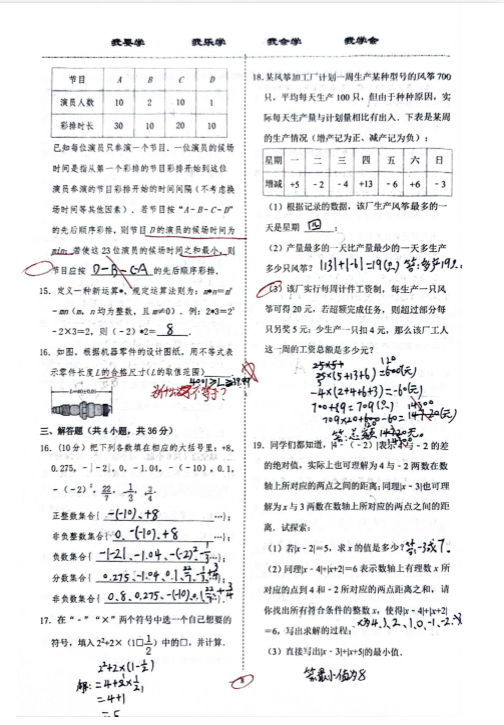
#> input picture resources/1.png, 504 x 725 px
$ python -i color_analysis.py   (imports and definitions only)
#> lines starting #> are read from the running program, lines starting #| are printed output that depends on the picture; after the words box and inside, x2 and y2 are one past the last pixel; in counts of white or black regions, pixels touching at a corner belong together
#> further down, picture is the input picture: shape (725, 504, 3); mean B, G, R 239.2, 238.6, 238.4
import cv2
import numpy as np
from typing import List, Dict, Tuple, Any
import logging

# 配置日志
# [1 line not run here, left out]
logger = logging.getLogger(__name__)

class ColorAnalyzer:
    """分析图像中的颜色，特别是手写笔迹的颜色"""

    # 定义常见笔迹颜色的HSV范围
    COLOR_RANGES = {
        "blue": {"lower": np.array([100, 50, 50]), "upper": np.array([130, 255, 255])},
        "red1": {"lower": np.array([0, 50, 50]), "upper": np.array([10, 255, 255])},
        "red2": {"lower": np.array([170, 50, 50]), "upper": np.array([180, 255, 255])},
        "green": {"lower": np.array([40, 50, 50]), "upper": np.array([80, 255, 255])},
        "black": {"lower": np.array([0, 0, 0]), "upper": np.array([180, 255, 30])},
    }

    def __init__(self):
        """初始化颜色分析器"""
        pass

    # [28 lines left out: function identify_color, not called in this run]

    def analyze_image_colors(self, image: np.ndarray) -> Dict[str, float]:
        """
        分析图像中的主要颜色分布

        Args:
            image: OpenCV格式的图像

        Returns:
            各种颜色的百分比字典
        """
        try:
            # 转换为HSV
            hsv_img = cv2.cvtColor(image, cv2.COLOR_BGR2HSV)
#> hsv_img: shape (725, 504, 3); mean H, S, V 43.9, 2.6, 239.6

            # 创建颜色计数字典
            color_counts = {"blue": 0, "red": 0, "green": 0, "black": 0, "unknown": 0}
            total_pixels = image.shape[0] * image.shape[1]
#> total_pixels = 365400

            # 检测蓝色
            blue_mask = cv2.inRange(hsv_img, self.COLOR_RANGES["blue"]["lower"], self.COLOR_RANGES["blue"]["upper"])
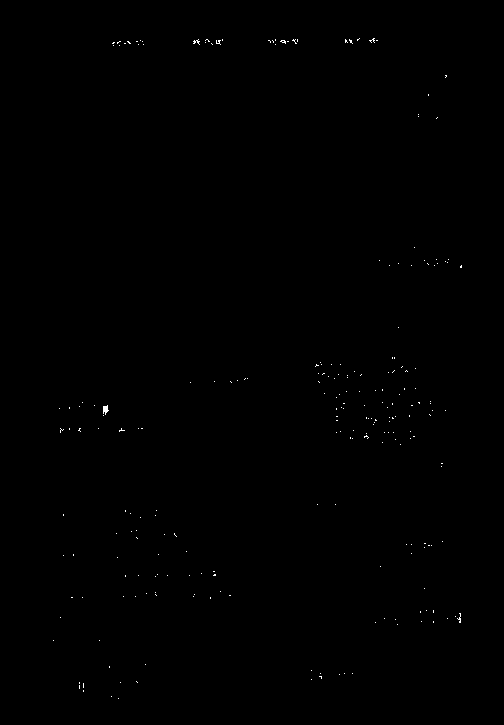
#> blue_mask: shape (725, 504); 0.14% white in thin lines or dots, all inside (x1, y1, x2, y2) = (53, 38, 462, 699)
            color_counts["blue"] = cv2.countNonZero(blue_mask)

            # 检测红色（两个范围）
            red_mask1 = cv2.inRange(hsv_img, self.COLOR_RANGES["red1"]["lower"], self.COLOR_RANGES["red1"]["upper"])
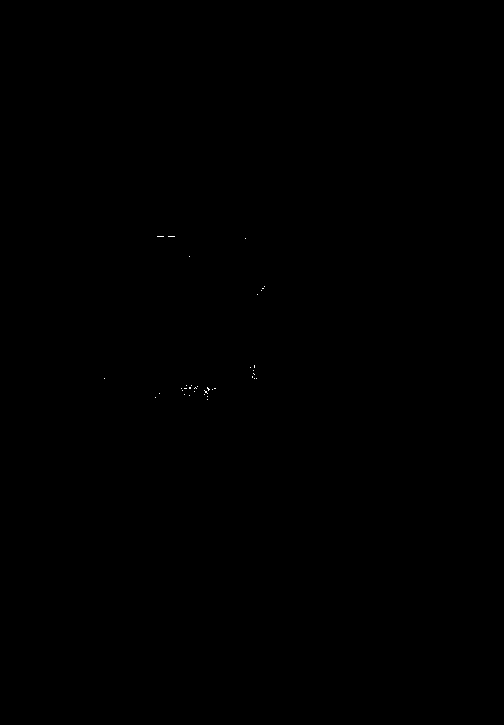
#> red_mask1: shape (725, 504); 0.02% white in thin lines or dots, all inside (x1, y1, x2, y2) = (104, 236, 265, 400)
            red_mask2 = cv2.inRange(hsv_img, self.COLOR_RANGES["red2"]["lower"], self.COLOR_RANGES["red2"]["upper"])
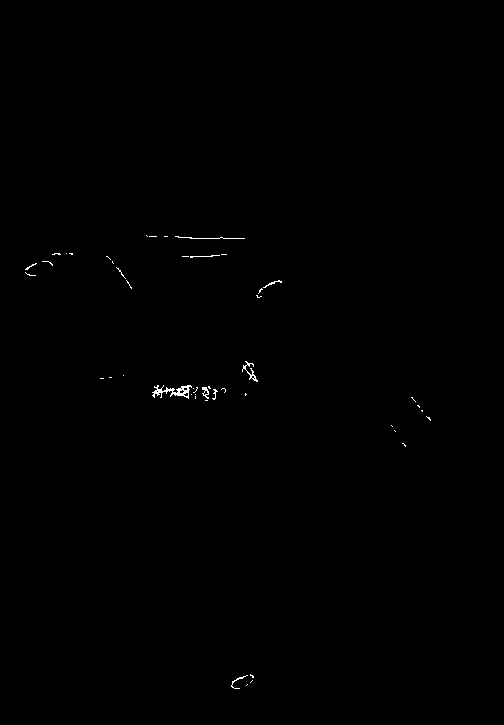
#> red_mask2: shape (725, 504); 0.22% white in thin lines or dots, all inside (x1, y1, x2, y2) = (25, 235, 431, 689)
            color_counts["red"] = cv2.countNonZero(red_mask1) + cv2.countNonZero(red_mask2)

            # 检测绿色
            green_mask = cv2.inRange(hsv_img, self.COLOR_RANGES["green"]["lower"], self.COLOR_RANGES["green"]["upper"])
#> green_mask: shape (725, 504); every value is 0
            color_counts["green"] = cv2.countNonZero(green_mask)

            # 检测黑色
            black_mask = cv2.inRange(hsv_img, self.COLOR_RANGES["black"]["lower"], self.COLOR_RANGES["black"]["upper"])
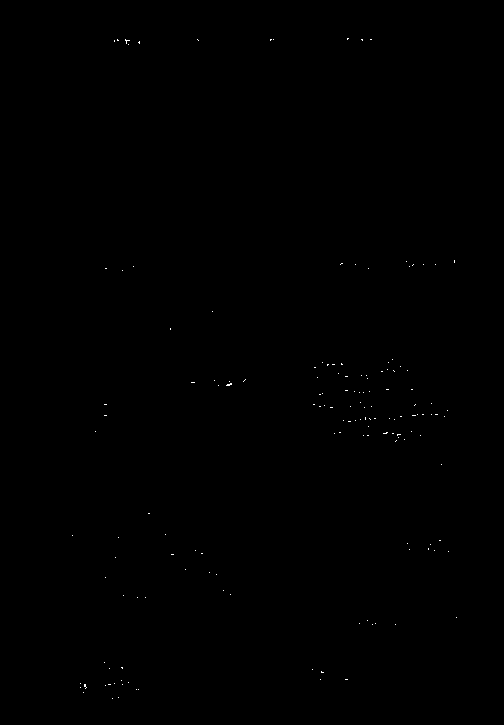
#> black_mask: shape (725, 504); 0.07% white in thin lines or dots, all inside (x1, y1, x2, y2) = (72, 38, 457, 699)
            color_counts["black"] = cv2.countNonZero(black_mask)

            # 计算未识别的像素
            recognized_pixels = sum(color_counts.values())
#> recognized_pixels = 1646
            color_counts["unknown"] = total_pixels - recognized_pixels

            # 转换为百分比
            color_percentages = {color: count / total_pixels * 100 for color, count in color_counts.items()}
#> color_percentages = {'blue': 0.139, 'red': 0.238, 'green': 0, 'black': 0.0742, 'unknown': 99.55}

            return color_percentages
        except Exception as e:
            logger.error(f"分析图像颜色出错: {e}")
            return {"blue": 0, "red": 0, "green": 0, "black": 0, "unknown": 100}

    # [95 lines left out: functions segment_by_color, detect_handwritten_areas, not called in this run]

>>> import cv2
>>> picture = cv2.imread('../../resources/1.png')
>>> result = ColorAnalyzer().analyze_image_colors(picture)
#> result has the same summary as color_percentages in analyze_image_colors

$ run again, on resources/3.png
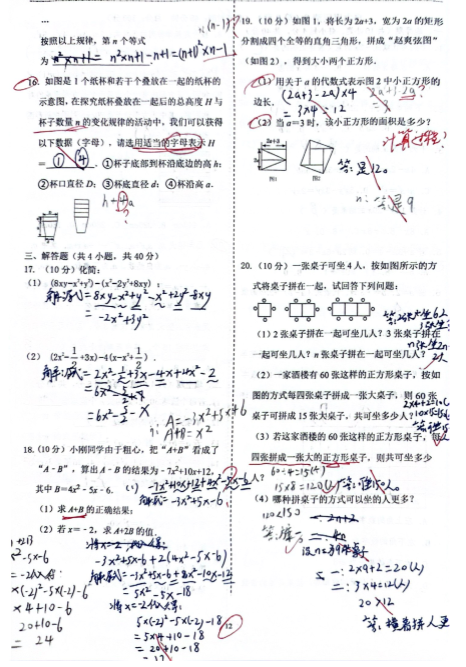
#> input picture resources/3.png, 466 x 667 px
#> picture is the input picture: shape (667, 466, 3); mean B, G, R 237.8, 236.1, 235.9
#> hsv_img: shape (667, 466, 3); mean H, S, V 58.6, 5, 238.4
#> in analyze_image_colors, `blue_mask = cv2.inRange(hsv_img, self.COLOR_RANGES["blue"]["lower"], s..`:
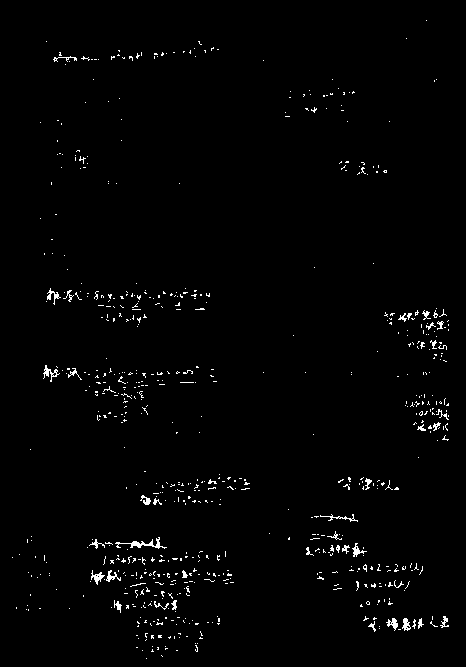
#> blue_mask: shape (667, 466); 1.4% white in thin lines or dots, all inside (x1, y1, x2, y2) = (12, 20, 449, 659)
#> red_mask1: shape (667, 466); 0% white in thin lines or dots, all inside (x1, y1, x2, y2) = (169, 136, 433, 658)
#> in analyze_image_colors, `red_mask2 = cv2.inRange(hsv_img, self.COLOR_RANGES["red2"]["lower"], s..`:
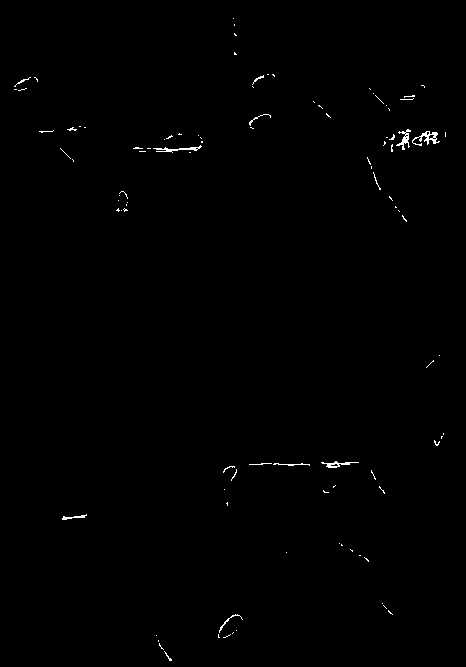
#> red_mask2: shape (667, 466); 0.42% white in thin lines or dots, all inside (x1, y1, x2, y2) = (14, 18, 446, 661)
#> green_mask: shape (667, 466); every value is 0
#> black_mask: shape (667, 466); 0.01% white in thin lines or dots, all inside (x1, y1, x2, y2) = (14, 60, 438, 590)
#> recognized_pixels = 5769
#> color_percentages = {'blue': 1.43, 'red': 0.423, 'green': 0, 'black': 0.00515, 'unknown': 98.14}
#> result has the same summary as color_percentages in analyze_image_colors
